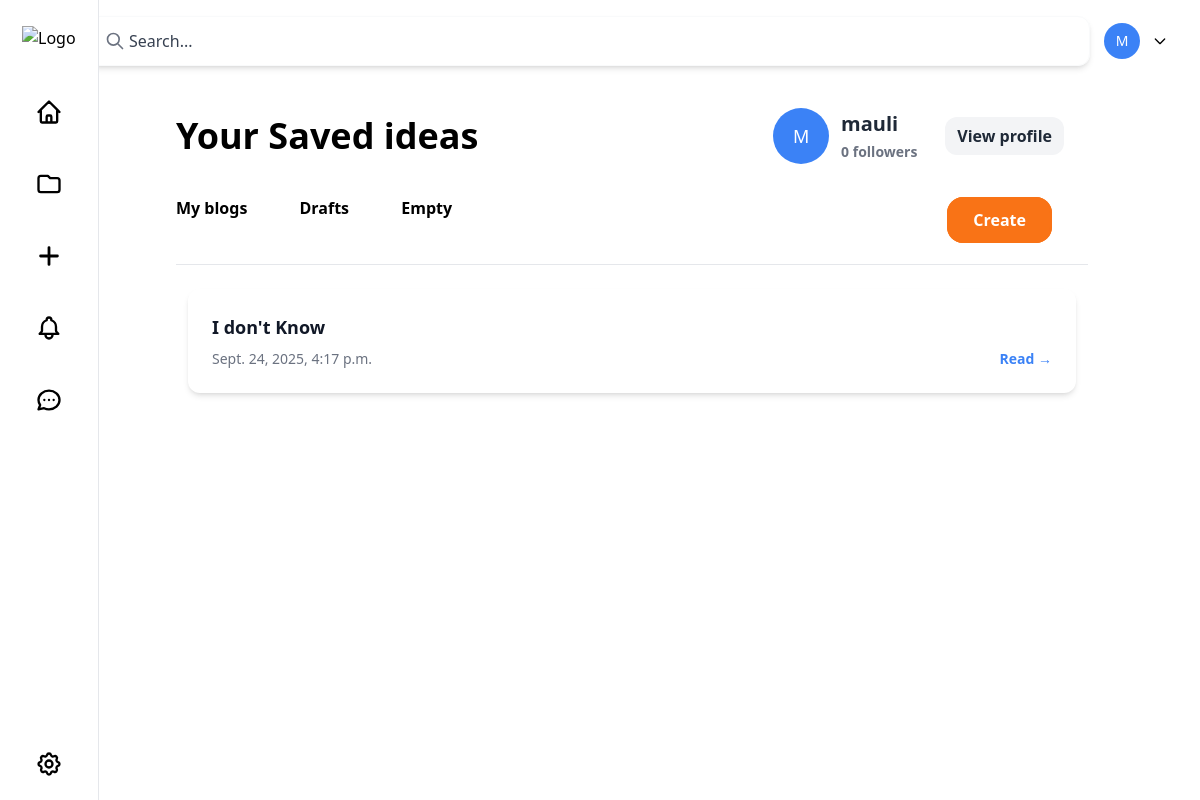
Page /draftpost/ (signed in) on the earlier database version.
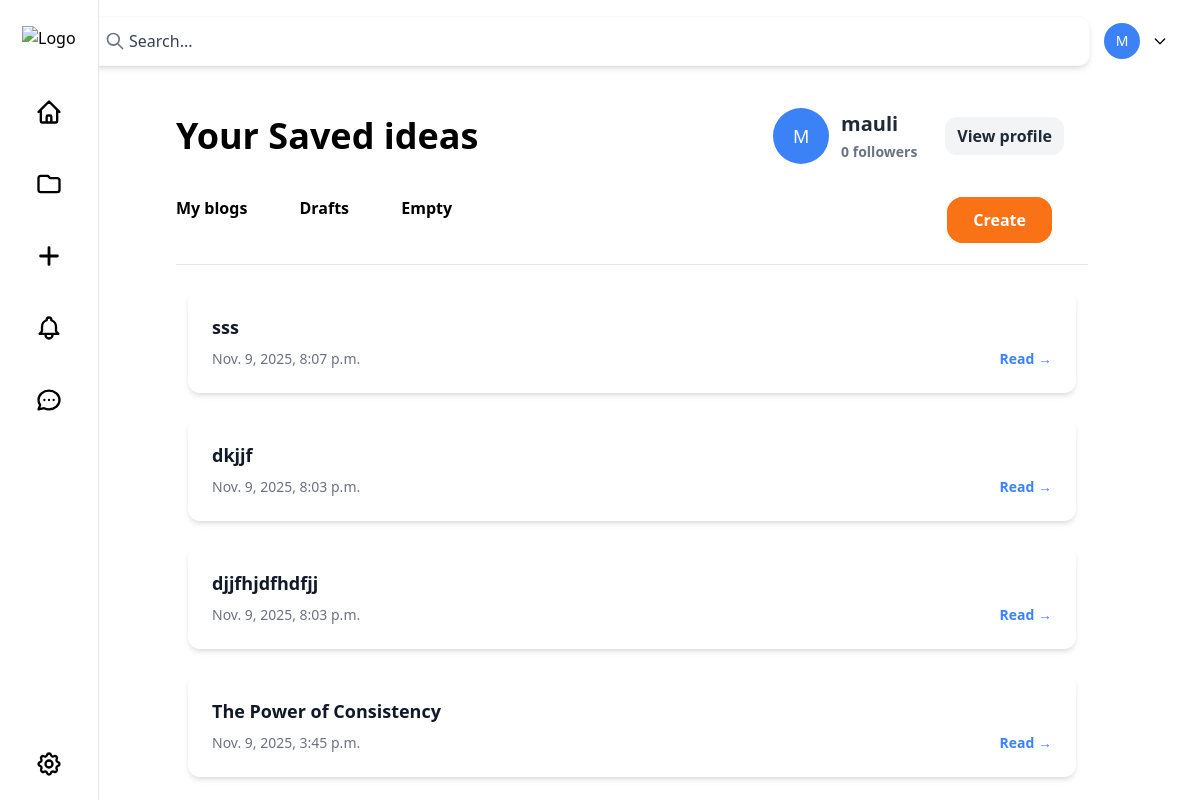
Same page on the later database version.
### blog/models.py (models this page shows, shortened)
class blog_post(models.Model):
    STATUS_CHOICES = [
        ('draft','Draft'),
        ('published', 'Published')
    ]
    title = models.CharField(max_length=250)
    slug = models.SlugField(max_length=200, unique=True)
    body = models.TextField()
    author = models.ForeignKey(User, on_delete=models.CASCADE)
    created_at = models.DateTimeField(auto_now_add=True)
    updated_at = models.DateTimeField(auto_now=True)
    status = models.CharField(max_length=10, choices = STATUS_CHOICES, default='draft')

### blog/views.py (the view)
# urls.py: path('draftpost/', views.draft_posts, name='draft_post'),
@login_required
def draft_posts(request):
    drafts = blog_post.objects.filter(author=request.user, status='draft').order_by('-created_at')
    return render(request, 'about_Sec/draft_post.html', {'drafts': drafts})

### blog/templates/about_Sec/draft_post.html (shortened to what this page needs)
{% extends "about.html" %}
{% block posts %}
<main class=" space-y-9 px-3 py-6">
  <div class=" col-span-8 space-y-6">
    {% for post in drafts %}
      <div class=" shadow-md p-6 pb-6 hover:shadow-lg transition-all duration-300 rounded-xl ">
        <h2 class="text-lg font-semibold text-gray-900 mb-2">{{ post.title }}</h2>
        <div class="flex justify-between text-sm text-gray-500">
          <span class=" text-sm">{{post.created_at}}</span>
          <a href="{% url 'post_details' post.id %}" class="text-blue-500 hover:underline font-semibold">Read →</a>
        </div>
      </div>
    {% empty%}
      <p class="italic">Sorry, You don't have any Drafts posts. </p>
    {% endfor %}
  </div>
{% endblock  %}

Differences in the rows shown:
removed blog_post: title "I don't Know", created_at "Sept. 24, 2025, 4:17 p.m."
added blog_post: title "sss", created_at "Nov. 9, 2025, 8:07 p.m."
added blog_post: title "dkjjf", created_at "Nov. 9, 2025, 8:03 p.m."
added blog_post: title "djjfhjdfhdfjj", created_at "Nov. 9, 2025, 8:03 p.m."
added blog_post: title "The Power of Consistency", created_at "Nov. 9, 2025, 3:45 p.m."
